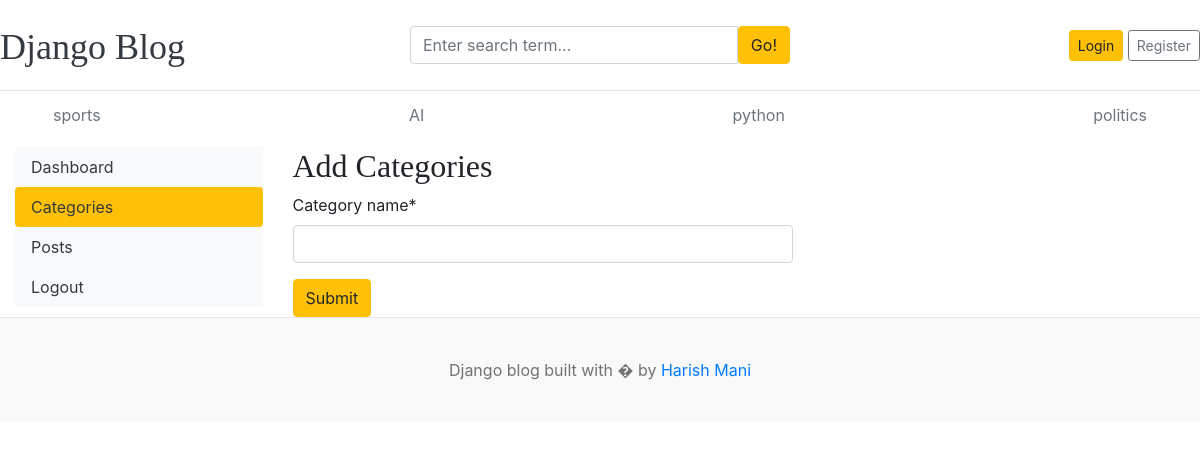
The page /dashboard/categories/add/ on the database its author committed.
### blogs/models.py (models this page shows, shortened)
class Category(models.Model):
    category_name = models.CharField(max_length=100, unique=True)
    created_at = models.DateTimeField(auto_now_add=True)
    updated_at = models.DateTimeField(auto_now=True)
    class Meta:
        verbose_name_plural = 'categories'

### dashboard/views.py (the view)
# urls.py: path('categories/add/', views.add_category,name='add_category'),
def add_category(request):
    if request.method == 'POST':
        form = CategoryForm(request.POST)
        if form.is_valid():
            form.save()
            return redirect('dash-category')
    form = CategoryForm()
    context= {
        'form':form
    }
    return render(request,'dashboard/add_category.html',context)

### dashboard/forms.py
class CategoryForm(forms.ModelForm):
    class Meta:
        model = Category
        fields = '__all__'

### blogs/context_processors.py (called while the page is built)
def get_categories(request):
    categories = Category.objects.all()
    return dict(categories=categories)

def get_social_links(request):
    social_links = SocialLink.objects.all()
    return dict(social_links=social_links)

### dashboard/templates/dashboard/add_category.html (shortened to what this page needs)
{% extends "blog/base.html" %}
{% block content %}
{% load crispy_forms_tags %}
<div class="container row">
    {% include 'dashboard/sidebar.html' %}
    <div class="col-md-9">
        <h2>Add Categories</h2>
        <form action="{% url 'add_category' %}" method="POST" style="width:500px;">
            {{ form | crispy }}
            <button type="submit" class="btn btn-warning">Submit</button>
        </form>
    </div>
    </div>
{% endblock content %}

### blog/templates/blog/base.html (shortened to what this page needs)
{% load static %}
<!DOCTYPE html>
<html lang="en">
<head>
    <link href="https://getbootstrap.com/docs/4.0/dist/css/bootstrap.min.css" rel="stylesheet">
    <link href="{% static 'blog/blog.css' %}" rel="stylesheet">
    <link rel="stylesheet" href="https://cdnjs.cloudflare.com/ajax/libs/font-awesome/4.7.0/css/font-awesome.min.css">
  </head>
<body>
  <header class="blog-header py-3">
    <div class="row flex-nowrap justify-content-between align-items-center">
      <div class="col-4 pt-1">
        <a class="blog-header-logo text-dark" href="/">Django Blog</a>
      </div>
      <div class="col-4">
        <form action="{% url 'search' %}" method="GET">
          <div class="input-group">
            <input class="form-control" type="text" name="keyword" value="{{ keyword }}" placeholder="Enter search term..." aria-label="Enter search term..." aria-describedby="button-search" />
            <button type="submit" class="btn btn-warning" id="button-search" type="button">Go!</button>
        </div>
        </form>
      </div>
      <div class="col-4 d-flex justify-content-end align-items-center">
        {% if not user.is_authenticated %}
        <a class="btn btn-sm btn-warning" href="{% url 'login' %}">Login</a> &nbsp;
        <a class="btn btn-sm btn-outline-secondary" href="{% url 'register'   %}">Register</a>
        {% else %}
        <span style="margin-right:10px;"><a href="{% url 'dashboard' %}">Dashboard</a></span>
        <span>You are logged in as: <b>{{user}}</b></span>
        &emsp;
        <span style="margin:10px"><a href="{% url 'logout' %}">Logout</a></span>
        {% endif %}
      </div>
    </div>
  </header>
  <div class="container">
  <div class="nav-scroller py-1 mb-2">
    <nav class="nav d-flex justify-content-between">
      {% for category in categories %}
      <a class="p-2 text-muted" href="{% url 'posts_by_category' category.id %}">{{category.category_name}}</a>
      {% endfor %}
    </nav>
  </div>
</div>
    {% block content %}
    {% endblock content %}
    <footer class="blog-footer">
      <p>Django blog built with � by <a href="#">Harish Mani</a></p>
      </footer>
</body>
</html>

### blog/static/blog/blog.css (style rules this page uses)
.blog-header { border-bottom: 1px solid #e5e5e5; }
.blog-header-logo { font-family: "Playfair Display", Georgia, "Times New Roman", serif; font-size: 2.25rem; }
h1, h2, h3, h4, h5, h6 { font-family: "Playfair Display", Georgia, "Times New Roman", serif; }
.blog-footer { padding: 2.5rem 0; color: #727272; text-align: center; background-color: #f9f9f9; border-top: .05rem solid #e5e5e5; }
.blog-footer p:last-child { margin-bottom: 0; }

### rows shown on the page
Category: category_name "sports"
Category: category_name "AI"
Category: category_name "python"
Category: category_name "politics"
